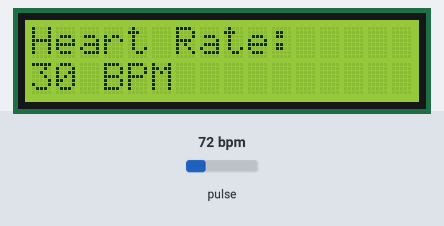
Bench run of a sketch on a simulated Arduino Uno, built with avr-gcc and run on an emulated ATmega328P. On the bench: 16×2 character LCD. The test bench sets the inputs (shaded band); at power-on: pulse 72 bpm. What the sketch prints to the serial monitor is not drawn.

Above: at 2.2 s.
2.3 s: pulse set to 130 bpm
At 2.72 s:
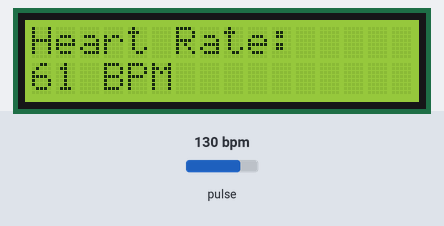
5.3 s: pulse set to 70 bpm
At 6.7 s:
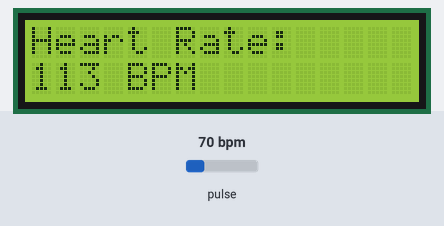
8.3 s: pulse set to 158 bpm
At 11.6 s:
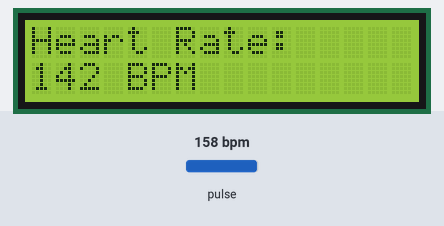
Timing chart, 0 to 13.1 s (numbered marks = the images above; inputs shaded):
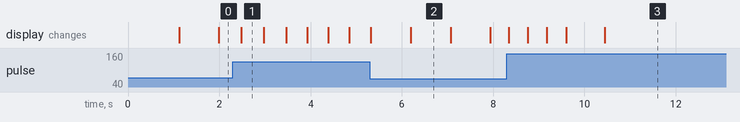

The sketch:

code.ino
```cpp
#include <Wire.h>
#include <LiquidCrystal_I2C.h>
#include "MAX30105.h"
#include "heartRate.h"

MAX30105 particleSensor;
LiquidCrystal_I2C lcd(0x27, 16, 2); // Your LCD address

const byte RATE_SIZE = 4; // Increase this for more averaging
byte rates[RATE_SIZE];
byte rateSpot = 0;
long lastBeat = 0;
float beatsPerMinute;
int beatAvg;

void setup() {
  Serial.begin(115200);
  Serial.println("Initializing...");

  lcd.init();
  lcd.backlight();
  lcd.setCursor(0,0);
  lcd.print("Health Monitor");
  lcd.setCursor(0,1);
  lcd.print("Starting...");

  Wire.begin();

  // Initialize sensor
  if (!particleSensor.begin(Wire, I2C_SPEED_FAST)) {
    lcd.clear();
    lcd.print("MAX30102 NOT");
    lcd.setCursor(0,1);
    lcd.print("FOUND! Check 0x57");
    while (1);
  }

  // Setup for MAX30102 - tuned for finger
  byte ledBrightness = 60; // Options: 0=Off to 255=50mA. 60 is good for finger
  byte sampleAverage = 4; // Average 4 samples to reduce noise
  byte ledMode = 2; // 2 = Red + IR only
  int sampleRate = 400; // 400 samples/sec
  int pulseWidth = 411; // 411 us. 16-bit ADC
  int adcRange = 4096; // 4096 nA. Higher = more range

  particleSensor.setup(ledBrightness, sampleAverage, ledMode, sampleRate, pulseWidth, adcRange);
  particleSensor.setPulseAmplitudeRed(0x0A); // Turn Red LED low for finger
  particleSensor.setPulseAmplitudeGreen(0); // Green not used

  delay(1000);
  lcd.clear();
}

void loop() {
  long irValue = particleSensor.getIR();

  // If no finger, IR will be very low
  if (irValue < 50000) {
    lcd.clear();//Clear screen when no finger
    lcd.setCursor(0,0);
    lcd.print("Place Finger ");
    lcd.setCursor(0,1);
    lcd.print(" ");
    // Reset average when finger removed
    for(byte i=0; i<RATE_SIZE; i++) rates[i] = 0;
    rateSpot = 0;
    beatAvg = 0;
  }
  else {
    bool beatDetected=false;//Flag to check if a beat occured
    // Finger detected - check for heart beat
    if (checkForBeat(irValue) == true) {
      long delta = millis() - lastBeat;
      lastBeat = millis();

      beatsPerMinute = 60 / (delta / 1000.0);

      if (beatsPerMinute < 255 && beatsPerMinute > 20) {
        rates[rateSpot++] = (byte)beatsPerMinute;
        rateSpot %= RATE_SIZE;

        // Take average
        beatAvg = 0;
        for (byte x = 0 ; x < RATE_SIZE ; x++) beatAvg += rates[x];
        beatAvg /= RATE_SIZE;
      }
      beatDetected = true;
    }

    //clear LCD only when a new beat is detected to avoid flicker
    if(beatDetected){
      lcd.clear();
    }

    lcd.setCursor(0,0);
    lcd.print("Heart Rate: ");
    lcd.setCursor(0,1);
    if(beatAvg > 0) {
      lcd.print(beatAvg);
      lcd.print(" BPM "); //Extra spaces to overwrite old text
    } else {
      lcd.print("Calculating... ");
    }
  }

  Serial.print("IR=");
  Serial.print(irValue);
  Serial.print(", BPM=");
  Serial.print(beatsPerMinute);
  Serial.print(", Avg=");
  Serial.println(beatAvg);

  delay(10); // Small delay for I2C stability
}
```

Measured:
- after the input at 5.3 s, the display: first differs from a run without the input after 0.90 s (image 2)
- what the display in image 1 shows lasts 0.5 s, from 2.5 s to 3.0 s
- what the display in image 2 shows lasts 0.9 s, from 6.2 s to 7.1 s
